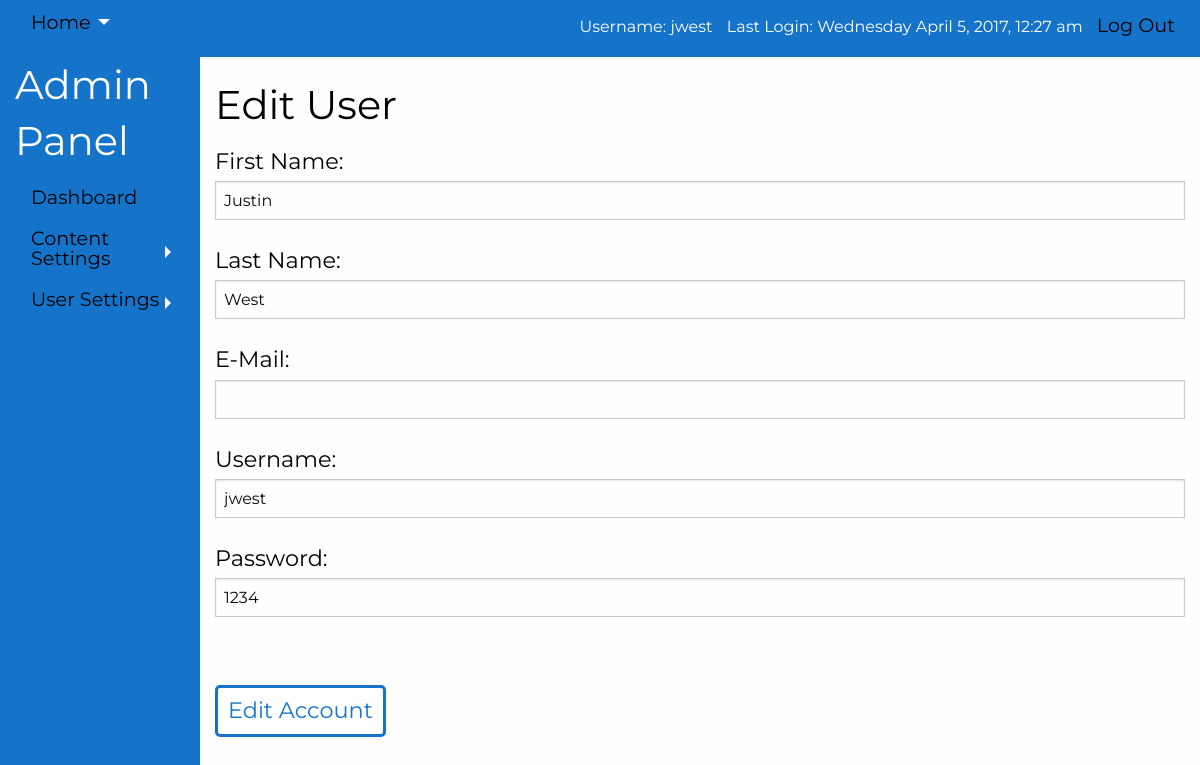
/admin/admin_edituser.php (signed in), run on the app's committed database.
### tables this page shows
CREATE TABLE `tbl_user` (
  `user_id` smallint(5) UNSIGNED NOT NULL,
  `user_fname` varchar(60) NOT NULL,
  `user_lname` varchar(60) NOT NULL,
  `user_email` varchar(250) NOT NULL,
  `user_name` varchar(60) NOT NULL,
  `user_pass` varchar(60) NOT NULL,
  `user_level` varchar(30) NOT NULL,
  `user_ip` int(120) NOT NULL,
  `user_lldate` timestamp NOT NULL,
  `user_attempts` int(11) NOT NULL,
  `user_firstLogin` smallint(6) NOT NULL
);

### admin/phpscripts/user.php (called while the page is built, shortened)
<?php
	function getUser($id)
	{
		require_once("connect.php");
		$query = "SELECT * FROM tbl_user WHERE user_id = {$id}";
		$userquery = mysqli_query($link, $query);
		if($userquery)
		{
			$found_user = mysqli_fetch_array($userquery, MYSQLI_ASSOC);
			return $found_user;
		}
		else
		{
			$error =  "It doesn't work!";
			return $error;
		}
	}
?>

### admin/admin_edituser.php (the view, shortened to what this page needs)
<?php
	$id = $_SESSION['users_creds'];
	$popForm = getUser($id);
?>
<!doctype html>
<html class="no-js" lang="en" dir="ltr">
  <head>
    <link rel="stylesheet" href="../css/foundation.css">
    <link rel="stylesheet" href="css/app.css">
  </head>
<body>
	<?php include('includes/header.php'); ?>
  <section class="row-expanded">
  <?php include('includes/sidepanel.php'); ?>
	<div class="small-12 medium-9 large-10 column">
	<form action="admin_edituser.php" method="post" class="editUserForm">
	<h2>Edit User</h2>
		<label>First Name:</label>
		<input type="text" name="fname" value="<?php echo $popForm['user_fname']; ?>">
		<label>Last Name:</label>
		<input type="text" name="lname" value="<?php echo $popForm['user_lname']; ?>">
		<label>E-Mail:</label>
		<input type="text" name="email" value="<?php echo $popForm['user_email']; ?>">
		<label>Username:</label>
		<input type="text" name="username" value="<?php echo $popForm['user_name']; ?>">
		<label>Password:</label>
		<input type="text" name="password" value="<?php echo $popForm['user_pass']; ?>">
		<br><br>
		<input type="submit" name="submit" value="Edit Account">
	</form>
	</div>
</body>
</html>

### admin/css/app.css (style rules this page uses)
body, h1, h2, h3, h4, h5, h6 { font-family: 'Montserrat', Arial, sans-serif; color: black; }
input[type="submit"] { background-color: #fff; border-radius: 5px; color: #1574ca; font-family: 'Montserrat', Arial, sans-serif; border: 3px #1574ca solid; font-size: 1.4em; padding: 10px; transition: background-color 0.5s ease-in-out; margin-bottom: 20px; }
input[type='text'], [type='password'], [type='date'], [type='datetime'], [type='datetime-local'], [type='month'], [type='week'], [type='email'], [type='number'], [type='search'], [type='tel'], [type='time'], [type='url'], [type='color'] { margin-bottom: 20px; }
label { color: black; font-size: 1.4em; }
.editUserForm { margin-top: 20px; }

### data on the page
tbl_user: fname "Justin", lname "West", username "jwest", password "1234"

### other printed values
$_SESSION['users_name'] "jwest"
beautifyDate($_SESSION['users_lastlogin']) "Wednesday April 5, 2017, 12:27 am"
